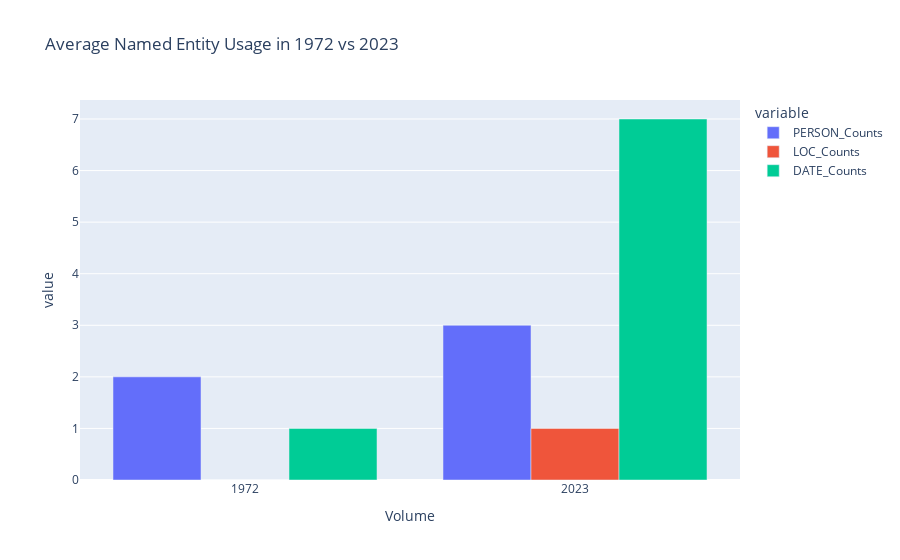

The notebook cell this image was saved under:
### Code cell
# Calculate average usage of each named entity type
average_ner_df = ner_counts_df.groupby(['Volume']).mean()
average_ner_df = average_ner_df.round(0)
average_ner_df = average_ner_df.reset_index()
average_ner_df

# Use plotly to plot proper noun use per genre
fig = px.bar(average_ner_df, x="Volume", y=["PERSON_Counts", 'LOC_Counts', "DATE_Counts"], title="Average Named Entity Usage in 1972 vs 2023", barmode='group')
fig.show()

### Figure 1 — Plotly figure (JSON) as saved in the notebook; plotly's stock layout.template omitted (floating-point values rounded to 4 significant figures)
{"data": [{"alignmentgroup": "True", "hovertemplate": "variable=PERSON_Counts<br>Volume=%{x}<br>value=%{y}<extra></extra>", "legendgroup": "PERSON_Counts", "marker": {"color": "#636efa", "pattern": {"shape": ""}}, "name": "PERSON_Counts", "offsetgroup": "PERSON_Counts", "orientation": "v", "showlegend": true, "textposition": "auto", "type": "bar", "x": [1972, 2023], "xaxis": "x", "y": [2, 3], "yaxis": "y"}, {"alignmentgroup": "True", "hovertemplate": "variable=LOC_Counts<br>Volume=%{x}<br>value=%{y}<extra></extra>", "legendgroup": "LOC_Counts", "marker": {"color": "#EF553B", "pattern": {"shape": ""}}, "name": "LOC_Counts", "offsetgroup": "LOC_Counts", "orientation": "v", "showlegend": true, "textposition": "auto", "type": "bar", "x": [1972, 2023], "xaxis": "x", "y": [0, 1], "yaxis": "y"}, {"alignmentgroup": "True", "hovertemplate": "variable=DATE_Counts<br>Volume=%{x}<br>value=%{y}<extra></extra>", "legendgroup": "DATE_Counts", "marker": {"color": "#00cc96", "pattern": {"shape": ""}}, "name": "DATE_Counts", "offsetgroup": "DATE_Counts", "orientation": "v", "showlegend": true, "textposition": "auto", "type": "bar", "x": [1972, 2023], "xaxis": "x", "y": [1, 7], "yaxis": "y"}], "layout": {"barmode": "group", "legend": {"title": {"text": "variable"}, "tracegroupgap": 0}, "title": {"text": "Average Named Entity Usage in 1972 vs 2023"}, "xaxis": {"anchor": "y", "domain": [0, 1], "title": {"text": "Volume"}}, "yaxis": {"anchor": "x", "domain": [0, 1], "title": {"text": "value"}}}}
